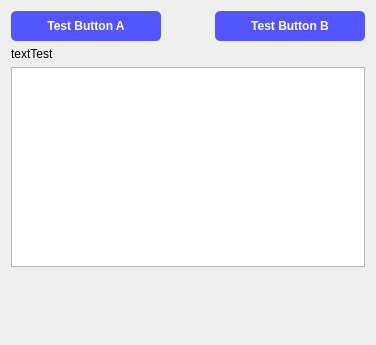
               <widget class="QWidget" name="toolTesting">
                <property name="geometry">
                 <rect>
                  <x>0</x>
                  <y>0</y>
                  <width>376</width>
                  <height>345</height>
                 </rect>
                </property>
                <attribute name="label">
                 <string>Testing</string>
                </attribute>
                <layout class="QVBoxLayout" name="verticalLayout_13">
                 <item>
                  <layout class="QHBoxLayout" name="horizontalLayout_10">
                   <item>
                    <widget class="QPushButton" name="buttonTestA">
                     <property name="minimumSize">
                      <size>
                       <width>150</width>
                       <height>30</height>
                      </size>
                     </property>
                     <property name="styleSheet">
                      <string notr="true">QPushButton{	
background-color : rgb(85, 85, 255);
color:rgb(255, 255, 255);
font: 10pt &quot;Segoe UI&quot;;
font: bold;
border-radius: 5px;
}

QPushButton::checked{background-color :rgb(85, 255, 127);}

QPushButton::pressed{background-color :rgb(85, 170, 250);}</string>
                     </property>
                     <property name="text">
                      <string>Test Button A</string>
                     </property>
                    </widget>
                   </item>
                   <item>
                    <spacer name="horizontalSpacer">
                     <property name="orientation">
                      <enum>Qt::Horizontal</enum>
                     </property>
                     <property name="sizeHint" stdset="0">
                      <size>
                       <width>40</width>
                       <height>20</height>
                      </size>
                     </property>
                    </spacer>
                   </item>
                   <item>
                    <widget class="QPushButton" name="buttonTestB">
                     <property name="minimumSize">
                      <size>
                       <width>150</width>
                       <height>30</height>
                      </size>
                     </property>
                     <property name="styleSheet">
                      <string notr="true">QPushButton{	
background-color : rgb(85, 85, 255);
color:rgb(255, 255, 255);
font: 10pt &quot;Segoe UI&quot;;
font: bold;
border-radius: 5px;
}

QPushButton::checked{background-color :rgb(85, 255, 127);}

QPushButton::pressed{background-color :rgb(85, 170, 250);}</string>
                     </property>
                     <property name="text">
                      <string>Test Button B</string>
                     </property>
                    </widget>
                   </item>
                  </layout>
                 </item>
                 <item>
                  <widget class="QLabel" name="labelTest">
                   <property name="text">
                    <string>textTest</string>
                   </property>
                  </widget>
                 </item>
                 <item>
                  <widget class="QTextBrowser" name="textTestA">
                   <property name="minimumSize">
                    <size>
                     <width>0</width>
                     <height>200</height>
                    </size>
                   </property>
                  </widget>
                 </item>
                 <item>
                  <spacer name="verticalSpacer_8">
                   <property name="orientation">
                    <enum>Qt::Vertical</enum>
                   </property>
                   <property name="sizeHint" stdset="0">
                    <size>
                     <width>20</width>
                     <height>85</height>
                    </size>
                   </property>
                  </spacer>
                 </item>
                </layout>
               </widget>
